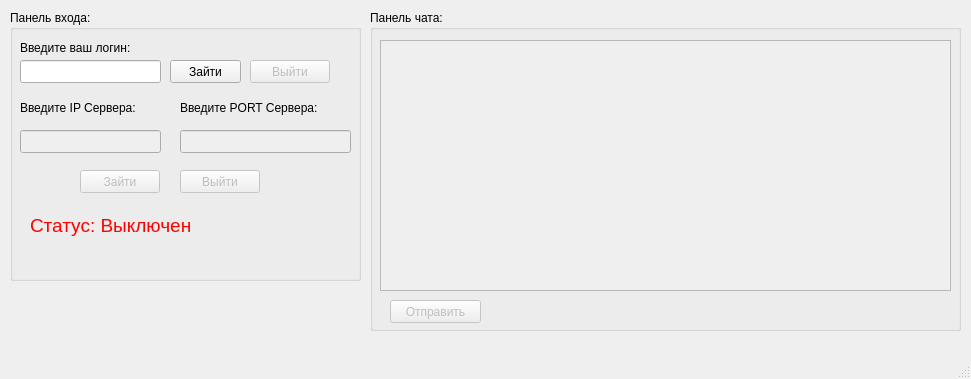
<?xml version="1.0" encoding="UTF-8"?>
<ui version="4.0">
 <class>MainWindow</class>
 <widget class="QMainWindow" name="MainWindow">
  <property name="geometry">
   <rect>
    <x>0</x>
    <y>0</y>
    <width>971</width>
    <height>379</height>
   </rect>
  </property>
  <property name="windowTitle">
   <string>Client</string>
  </property>
  <widget class="QWidget" name="centralwidget">
   <widget class="QGroupBox" name="GroupBox">
    <property name="geometry">
     <rect>
      <x>10</x>
      <y>10</y>
      <width>351</width>
      <height>271</height>
     </rect>
    </property>
    <property name="title">
     <string>Панель входа:</string>
    </property>
    <widget class="QLineEdit" name="lineEdit">
     <property name="geometry">
      <rect>
       <x>10</x>
       <y>50</y>
       <width>141</width>
       <height>23</height>
      </rect>
     </property>
    </widget>
    <widget class="QPushButton" name="pushButton">
     <property name="geometry">
      <rect>
       <x>160</x>
       <y>50</y>
       <width>71</width>
       <height>23</height>
      </rect>
     </property>
     <property name="text">
      <string notr="true">Зайти</string>
     </property>
    </widget>
    <widget class="QPushButton" name="pushButton_2">
     <property name="enabled">
      <bool>false</bool>
     </property>
     <property name="geometry">
      <rect>
       <x>240</x>
       <y>50</y>
       <width>80</width>
       <height>23</height>
      </rect>
     </property>
     <property name="text">
      <string>Выйти</string>
     </property>
    </widget>
    <widget class="QLabel" name="label_2">
     <property name="geometry">
      <rect>
       <x>10</x>
       <y>90</y>
       <width>151</width>
       <height>16</height>
      </rect>
     </property>
     <property name="text">
      <string>Введите IP Сервера: </string>
     </property>
    </widget>
    <widget class="QLineEdit" name="lineEdit_2">
     <property name="enabled">
      <bool>false</bool>
     </property>
     <property name="geometry">
      <rect>
       <x>10</x>
       <y>120</y>
       <width>141</width>
       <height>23</height>
      </rect>
     </property>
    </widget>
    <widget class="QLineEdit" name="lineEdit_3">
     <property name="enabled">
      <bool>false</bool>
     </property>
     <property name="geometry">
      <rect>
       <x>170</x>
       <y>120</y>
       <width>171</width>
       <height>23</height>
      </rect>
     </property>
    </widget>
    <widget class="QLabel" name="label_3">
     <property name="geometry">
      <rect>
       <x>170</x>
       <y>90</y>
       <width>191</width>
       <height>16</height>
      </rect>
     </property>
     <property name="text">
      <string>Введите PORT Сервера:</string>
     </property>
    </widget>
    <widget class="QPushButton" name="pushButton_3">
     <property name="enabled">
      <bool>false</bool>
     </property>
     <property name="geometry">
      <rect>
       <x>70</x>
       <y>160</y>
       <width>80</width>
       <height>23</height>
      </rect>
     </property>
     <property name="text">
      <string>Зайти</string>
     </property>
    </widget>
    <widget class="QPushButton" name="pushButton_4">
     <property name="enabled">
      <bool>false</bool>
     </property>
     <property name="geometry">
      <rect>
       <x>170</x>
       <y>160</y>
       <width>80</width>
       <height>23</height>
      </rect>
     </property>
     <property name="text">
      <string>Выйти</string>
     </property>
    </widget>
    <widget class="QLabel" name="label">
     <property name="geometry">
      <rect>
       <x>10</x>
       <y>30</y>
       <width>261</width>
       <height>16</height>
      </rect>
     </property>
     <property name="text">
      <string>Введите ваш логин:</string>
     </property>
    </widget>
    <widget class="QLabel" name="label_4">
     <property name="geometry">
      <rect>
       <x>20</x>
       <y>200</y>
       <width>201</width>
       <height>31</height>
      </rect>
     </property>
     <property name="font">
      <font>
       <pointsize>14</pointsize>
      </font>
     </property>
     <property name="styleSheet">
      <string notr="true">color: red</string>
     </property>
     <property name="text">
      <string>Статус: Выключен</string>
     </property>
    </widget>
   </widget>
   <widget class="QGroupBox" name="groupBox_2">
    <property name="geometry">
     <rect>
      <x>370</x>
      <y>10</y>
      <width>591</width>
      <height>321</height>
     </rect>
    </property>
    <property name="title">
     <string>Панель чата:</string>
    </property>
    <widget class="QTextEdit" name="textEdit">
     <property name="enabled">
      <bool>false</bool>
     </property>
     <property name="geometry">
      <rect>
       <x>10</x>
       <y>30</y>
       <width>571</width>
       <height>251</height>
      </rect>
     </property>
    </widget>
    <widget class="QPushButton" name="pushButton_5">
     <property name="enabled">
      <bool>false</bool>
     </property>
     <property name="geometry">
      <rect>
       <x>20</x>
       <y>290</y>
       <width>91</width>
       <height>23</height>
      </rect>
     </property>
     <property name="text">
      <string>Отправить</string>
     </property>
    </widget>
   </widget>
  </widget>
  <widget class="QMenuBar" name="menubar">
   <property name="geometry">
    <rect>
     <x>0</x>
     <y>0</y>
     <width>971</width>
     <height>20</height>
    </rect>
   </property>
  </widget>
  <widget class="QStatusBar" name="statusbar"/>
 </widget>
 <resources/>
 <connections/>
</ui>
